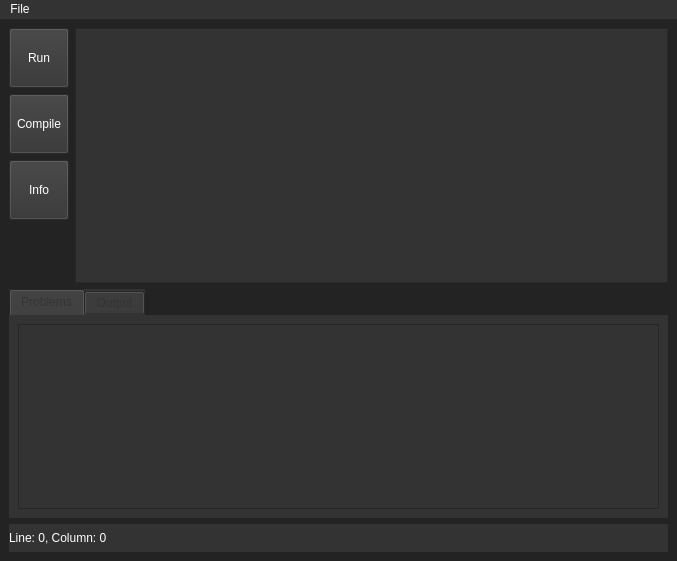
<?xml version="1.0" encoding="UTF-8"?>
<ui version="4.0">
 <class>MainWindow</class>
 <widget class="QMainWindow" name="MainWindow">
  <property name="geometry">
   <rect>
    <x>0</x>
    <y>0</y>
    <width>677</width>
    <height>561</height>
   </rect>
  </property>
  <property name="palette">
   <palette>
    <active>
     <colorrole role="WindowText">
      <brush brushstyle="SolidPattern">
       <color alpha="255">
        <red>255</red>
        <green>255</green>
        <blue>255</blue>
       </color>
      </brush>
     </colorrole>
     <colorrole role="Text">
      <brush brushstyle="SolidPattern">
       <color alpha="255">
        <red>255</red>
        <green>255</green>
        <blue>255</blue>
       </color>
      </brush>
     </colorrole>
     <colorrole role="ButtonText">
      <brush brushstyle="SolidPattern">
       <color alpha="255">
        <red>255</red>
        <green>255</green>
        <blue>255</blue>
       </color>
      </brush>
     </colorrole>
     <colorrole role="Base">
      <brush brushstyle="SolidPattern">
       <color alpha="255">
        <red>35</red>
        <green>35</green>
        <blue>35</blue>
       </color>
      </brush>
     </colorrole>
     <colorrole role="Window">
      <brush brushstyle="SolidPattern">
       <color alpha="255">
        <red>35</red>
        <green>35</green>
        <blue>35</blue>
       </color>
      </brush>
     </colorrole>
     <colorrole role="PlaceholderText">
      <brush brushstyle="SolidPattern">
       <color alpha="255">
        <red>255</red>
        <green>255</green>
        <blue>255</blue>
       </color>
      </brush>
     </colorrole>
    </active>
    <inactive>
     <colorrole role="WindowText">
      <brush brushstyle="SolidPattern">
       <color alpha="255">
        <red>255</red>
        <green>255</green>
        <blue>255</blue>
       </color>
      </brush>
     </colorrole>
     <colorrole role="Text">
      <brush brushstyle="SolidPattern">
       <color alpha="255">
        <red>255</red>
        <green>255</green>
        <blue>255</blue>
       </color>
      </brush>
     </colorrole>
     <colorrole role="ButtonText">
      <brush brushstyle="SolidPattern">
       <color alpha="255">
        <red>255</red>
        <green>255</green>
        <blue>255</blue>
       </color>
      </brush>
     </colorrole>
     <colorrole role="Base">
      <brush brushstyle="SolidPattern">
       <color alpha="255">
        <red>35</red>
        <green>35</green>
        <blue>35</blue>
       </color>
      </brush>
     </colorrole>
     <colorrole role="Window">
      <brush brushstyle="SolidPattern">
       <color alpha="255">
        <red>35</red>
        <green>35</green>
        <blue>35</blue>
       </color>
      </brush>
     </colorrole>
     <colorrole role="PlaceholderText">
      <brush brushstyle="SolidPattern">
       <color alpha="255">
        <red>255</red>
        <green>255</green>
        <blue>255</blue>
       </color>
      </brush>
     </colorrole>
    </inactive>
    <disabled>
     <colorrole role="WindowText">
      <brush brushstyle="SolidPattern">
       <color alpha="255">
        <red>255</red>
        <green>255</green>
        <blue>255</blue>
       </color>
      </brush>
     </colorrole>
     <colorrole role="Text">
      <brush brushstyle="SolidPattern">
       <color alpha="255">
        <red>255</red>
        <green>255</green>
        <blue>255</blue>
       </color>
      </brush>
     </colorrole>
     <colorrole role="ButtonText">
      <brush brushstyle="SolidPattern">
       <color alpha="255">
        <red>255</red>
        <green>255</green>
        <blue>255</blue>
       </color>
      </brush>
     </colorrole>
     <colorrole role="Base">
      <brush brushstyle="SolidPattern">
       <color alpha="255">
        <red>35</red>
        <green>35</green>
        <blue>35</blue>
       </color>
      </brush>
     </colorrole>
     <colorrole role="Window">
      <brush brushstyle="SolidPattern">
       <color alpha="255">
        <red>35</red>
        <green>35</green>
        <blue>35</blue>
       </color>
      </brush>
     </colorrole>
     <colorrole role="PlaceholderText">
      <brush brushstyle="SolidPattern">
       <color alpha="255">
        <red>255</red>
        <green>255</green>
        <blue>255</blue>
       </color>
      </brush>
     </colorrole>
    </disabled>
   </palette>
  </property>
  <property name="windowTitle">
   <string>MainWindow</string>
  </property>
  <property name="styleSheet">
   <string notr="true">background-color: rgb(35, 35, 35);
color: rgb(255, 255, 255);</string>
  </property>
  <widget class="QWidget" name="centralwidget">
   <layout class="QGridLayout" name="gridLayout">
    <item row="0" column="0">
     <widget class="QPushButton" name="runButton">
      <property name="enabled">
       <bool>false</bool>
      </property>
      <property name="sizePolicy">
       <sizepolicy hsizetype="Minimum" vsizetype="Fixed">
        <horstretch>0</horstretch>
        <verstretch>0</verstretch>
       </sizepolicy>
      </property>
      <property name="minimumSize">
       <size>
        <width>60</width>
        <height>60</height>
       </size>
      </property>
      <property name="maximumSize">
       <size>
        <width>60</width>
        <height>60</height>
       </size>
      </property>
      <property name="styleSheet">
       <string notr="true">background-color: rgb(51, 51, 51);
color: rgb(255, 255, 255);
</string>
      </property>
      <property name="text">
       <string>Run</string>
      </property>
     </widget>
    </item>
    <item row="0" column="1" rowspan="4" colspan="3">
     <widget class="QPlainTextEdit" name="plainTextseEdit">
      <property name="enabled">
       <bool>false</bool>
      </property>
      <property name="sizePolicy">
       <sizepolicy hsizetype="Preferred" vsizetype="Preferred">
        <horstretch>0</horstretch>
        <verstretch>0</verstretch>
       </sizepolicy>
      </property>
      <property name="font">
       <font>
        <family>Consolas</family>
        <pointsize>12</pointsize>
       </font>
      </property>
      <property name="autoFillBackground">
       <bool>false</bool>
      </property>
      <property name="styleSheet">
       <string notr="true">background-color: rgb(51, 51, 51);
color: rgb(255, 255, 255);</string>
      </property>
      <property name="verticalScrollBarPolicy">
       <enum>Qt::ScrollBarAsNeeded</enum>
      </property>
      <property name="horizontalScrollBarPolicy">
       <enum>Qt::ScrollBarAsNeeded</enum>
      </property>
      <property name="lineWrapMode">
       <enum>QPlainTextEdit::NoWrap</enum>
      </property>
      <property name="tabStopDistance">
       <double>44.000000000000000</double>
      </property>
     </widget>
    </item>
    <item row="5" column="0" colspan="4">
     <widget class="QTabWidget" name="tabWidget">
      <property name="minimumSize">
       <size>
        <width>468</width>
        <height>0</height>
       </size>
      </property>
      <property name="maximumSize">
       <size>
        <width>16777215</width>
        <height>229</height>
       </size>
      </property>
      <property name="palette">
       <palette>
        <active>
         <colorrole role="WindowText">
          <brush brushstyle="SolidPattern">
           <color alpha="255">
            <red>51</red>
            <green>51</green>
            <blue>51</blue>
           </color>
          </brush>
         </colorrole>
         <colorrole role="Button">
          <brush brushstyle="SolidPattern">
           <color alpha="255">
            <red>51</red>
            <green>51</green>
            <blue>51</blue>
           </color>
          </brush>
         </colorrole>
         <colorrole role="Text">
          <brush brushstyle="SolidPattern">
           <color alpha="255">
            <red>51</red>
            <green>51</green>
            <blue>51</blue>
           </color>
          </brush>
         </colorrole>
         <colorrole role="ButtonText">
          <brush brushstyle="SolidPattern">
           <color alpha="255">
            <red>51</red>
            <green>51</green>
            <blue>51</blue>
           </color>
          </brush>
         </colorrole>
         <colorrole role="PlaceholderText">
          <brush brushstyle="SolidPattern">
           <color alpha="255">
            <red>51</red>
            <green>51</green>
            <blue>51</blue>
           </color>
          </brush>
         </colorrole>
        </active>
        <inactive>
         <colorrole role="WindowText">
          <brush brushstyle="SolidPattern">
           <color alpha="255">
            <red>51</red>
            <green>51</green>
            <blue>51</blue>
           </color>
          </brush>
         </colorrole>
         <colorrole role="Button">
          <brush brushstyle="SolidPattern">
           <color alpha="255">
            <red>51</red>
            <green>51</green>
            <blue>51</blue>
           </color>
          </brush>
         </colorrole>
         <colorrole role="Text">
          <brush brushstyle="SolidPattern">
           <color alpha="255">
            <red>51</red>
            <green>51</green>
            <blue>51</blue>
           </color>
          </brush>
         </colorrole>
         <colorrole role="ButtonText">
          <brush brushstyle="SolidPattern">
           <color alpha="255">
            <red>51</red>
            <green>51</green>
            <blue>51</blue>
           </color>
          </brush>
         </colorrole>
         <colorrole role="PlaceholderText">
          <brush brushstyle="SolidPattern">
           <color alpha="255">
            <red>51</red>
            <green>51</green>
            <blue>51</blue>
           </color>
          </brush>
         </colorrole>
        </inactive>
        <disabled>
         <colorrole role="WindowText">
          <brush brushstyle="SolidPattern">
           <color alpha="255">
            <red>51</red>
            <green>51</green>
            <blue>51</blue>
           </color>
          </brush>
         </colorrole>
         <colorrole role="Button">
          <brush brushstyle="SolidPattern">
           <color alpha="255">
            <red>51</red>
            <green>51</green>
            <blue>51</blue>
           </color>
          </brush>
         </colorrole>
         <colorrole role="Text">
          <brush brushstyle="SolidPattern">
           <color alpha="255">
            <red>51</red>
            <green>51</green>
            <blue>51</blue>
           </color>
          </brush>
         </colorrole>
         <colorrole role="ButtonText">
          <brush brushstyle="SolidPattern">
           <color alpha="255">
            <red>51</red>
            <green>51</green>
            <blue>51</blue>
           </color>
          </brush>
         </colorrole>
         <colorrole role="PlaceholderText">
          <brush brushstyle="SolidPattern">
           <color alpha="255">
            <red>51</red>
            <green>51</green>
            <blue>51</blue>
           </color>
          </brush>
         </colorrole>
        </disabled>
       </palette>
      </property>
      <property name="styleSheet">
       <string notr="true">background-color: rgb(51, 51, 51);
gridline-color: rgb(35, 35, 35);
border-color: rgb(51, 51, 51);
color: rgb(51, 51, 51);</string>
      </property>
      <property name="currentIndex">
       <number>0</number>
      </property>
      <widget class="QWidget" name="Problems">
       <property name="styleSheet">
        <string notr="true">color: rgb(51, 51, 51);
background-color: rgb(51, 51, 51);</string>
       </property>
       <attribute name="title">
        <string>Problems</string>
       </attribute>
       <layout class="QGridLayout" name="gridLayout_3">
        <item row="0" column="0">
         <widget class="QListWidget" name="problemsList">
          <property name="maximumSize">
           <size>
            <width>16777215</width>
            <height>100000</height>
           </size>
          </property>
          <property name="styleSheet">
           <string notr="true">background-color: rgb(51, 51, 51);
color: rgb(255, 255, 255);</string>
          </property>
         </widget>
        </item>
       </layout>
      </widget>
      <widget class="QWidget" name="tab_2">
       <property name="styleSheet">
        <string notr="true">background-color: rgb(51, 51, 51);</string>
       </property>
       <attribute name="title">
        <string>Output</string>
       </attribute>
       <layout class="QGridLayout" name="gridLayout_2">
        <item row="0" column="0">
         <widget class="QTextBrowser" name="textBrowser"/>
        </item>
       </layout>
      </widget>
     </widget>
    </item>
    <item row="2" column="0">
     <widget class="QPushButton" name="infoButton">
      <property name="enabled">
       <bool>false</bool>
      </property>
      <property name="minimumSize">
       <size>
        <width>60</width>
        <height>60</height>
       </size>
      </property>
      <property name="maximumSize">
       <size>
        <width>60</width>
        <height>60</height>
       </size>
      </property>
      <property name="styleSheet">
       <string notr="true">background-color: rgb(51, 51, 51);
color: rgb(255, 255, 255);</string>
      </property>
      <property name="text">
       <string>Info</string>
      </property>
      <property name="shortcut">
       <string>F5</string>
      </property>
     </widget>
    </item>
    <item row="1" column="0">
     <widget class="QPushButton" name="compileButton">
      <property name="enabled">
       <bool>false</bool>
      </property>
      <property name="minimumSize">
       <size>
        <width>60</width>
        <height>60</height>
       </size>
      </property>
      <property name="maximumSize">
       <size>
        <width>60</width>
        <height>60</height>
       </size>
      </property>
      <property name="styleSheet">
       <string notr="true">background-color: rgb(51, 51, 51);
color: rgb(255, 255, 255);</string>
      </property>
      <property name="text">
       <string>Compile</string>
      </property>
     </widget>
    </item>
    <item row="6" column="0" colspan="4">
     <widget class="QLabel" name="label">
      <property name="minimumSize">
       <size>
        <width>0</width>
        <height>20</height>
       </size>
      </property>
      <property name="maximumSize">
       <size>
        <width>16777215</width>
        <height>28</height>
       </size>
      </property>
      <property name="styleSheet">
       <string notr="true">color: rgb(255, 255, 255);
background-color: rgb(51, 51, 51);</string>
      </property>
      <property name="text">
       <string>Line: 0, Column: 0</string>
      </property>
     </widget>
    </item>
   </layout>
   <zorder>tabWidget</zorder>
   <zorder>plainTextseEdit</zorder>
   <zorder>compileButton</zorder>
   <zorder>runButton</zorder>
   <zorder>infoButton</zorder>
   <zorder>label</zorder>
  </widget>
  <widget class="QMenuBar" name="menubar">
   <property name="geometry">
    <rect>
     <x>0</x>
     <y>0</y>
     <width>677</width>
     <height>25</height>
    </rect>
   </property>
   <property name="styleSheet">
    <string notr="true">background-color: rgb(51, 51, 51);
alternate-background-color: rgb(94, 94, 94);
selection-background-color: rgb(93, 93, 0);
color: rgb(255, 255, 255);
</string>
   </property>
   <widget class="QMenu" name="menuFile">
    <property name="title">
     <string>File</string>
    </property>
    <addaction name="actionNew_File"/>
    <addaction name="actionOpen_File"/>
    <addaction name="separator"/>
    <addaction name="actionSave_File"/>
    <addaction name="actionSave_as"/>
   </widget>
   <addaction name="menuFile"/>
  </widget>
  <action name="actionNew_File">
   <property name="text">
    <string>New</string>
   </property>
  </action>
  <action name="actionOpen_File">
   <property name="text">
    <string>Open...</string>
   </property>
  </action>
  <action name="actionRun">
   <property name="text">
    <string>Run</string>
   </property>
   <property name="shortcut">
    <string>F5</string>
   </property>
  </action>
  <action name="actionSave_File">
   <property name="checkable">
    <bool>false</bool>
   </property>
   <property name="enabled">
    <bool>false</bool>
   </property>
   <property name="text">
    <string>Save</string>
   </property>
  </action>
  <action name="actionSave_as">
   <property name="enabled">
    <bool>false</bool>
   </property>
   <property name="text">
    <string>Save as...</string>
   </property>
  </action>
  <action name="action1">
   <property name="text">
    <string>1</string>
   </property>
  </action>
  <action name="action2">
   <property name="text">
    <string>2</string>
   </property>
  </action>
  <action name="action2_2">
   <property name="text">
    <string>2</string>
   </property>
  </action>
 </widget>
 <resources/>
 <connections/>
</ui>
